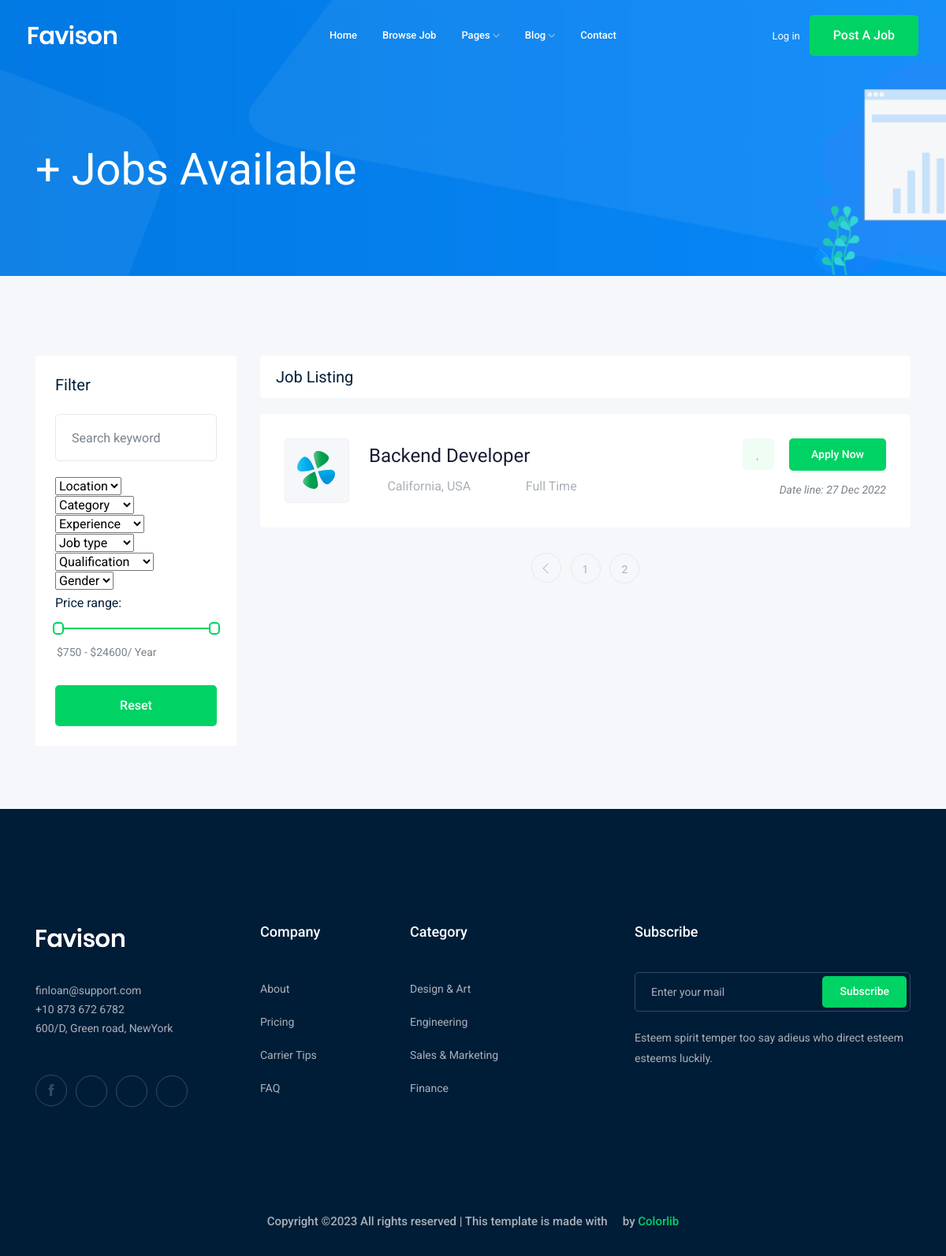
The page /jobs/?page=2 on the database as committed earlier.
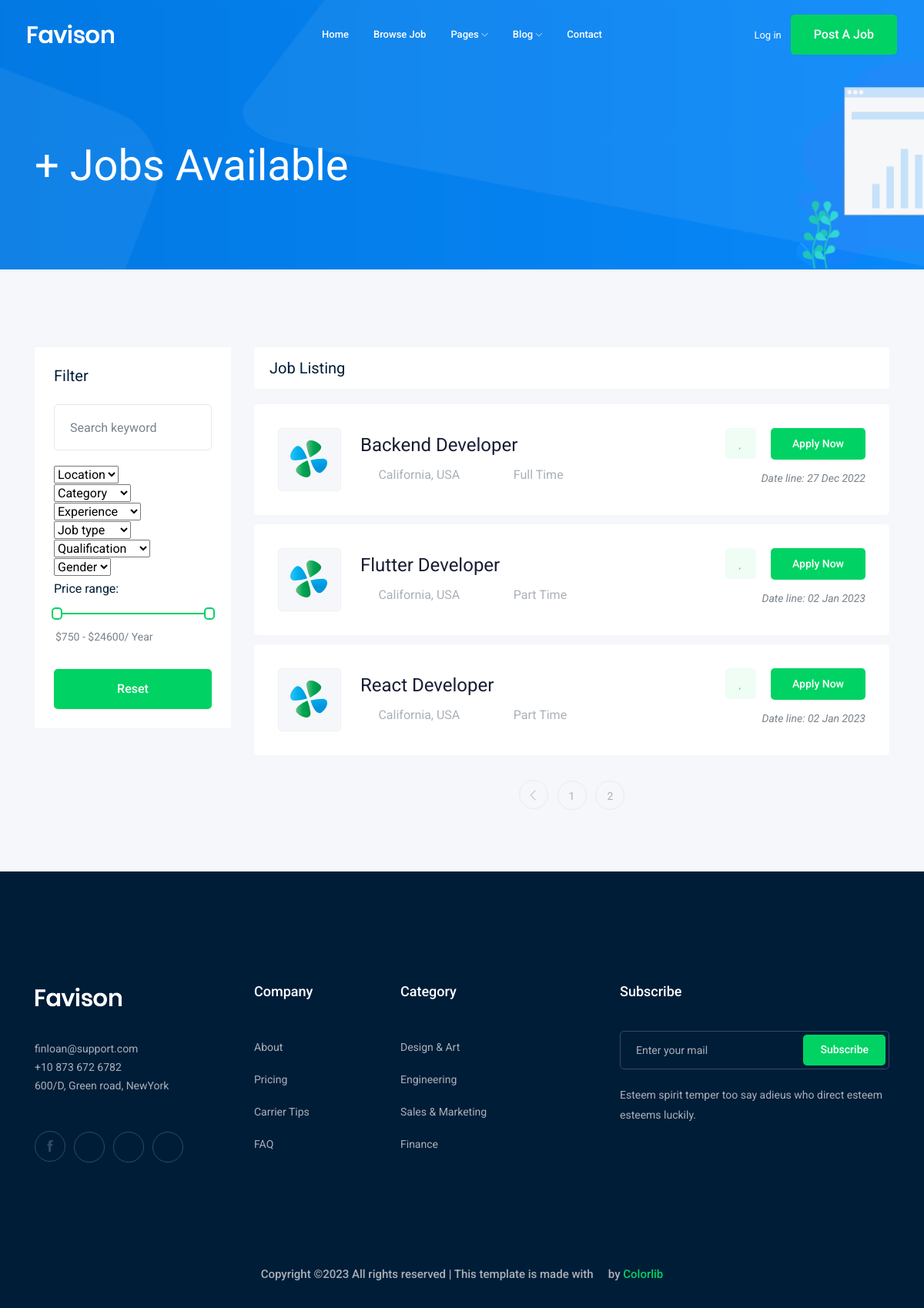
The same page on the database as committed later.
### job/models.py (models this page shows, shortened)
class Job(models.Model):
    title        = models.CharField(max_length=100)
    job_type     = models.CharField(max_length=15 , choices=JOB_TYPE)
    description  = models.TextField(max_length=1000)
    published_at = models.DateTimeField(auto_now=True)
    vacancy      = models.IntegerField(default=1)
    salary       = models.IntegerField(default=0)
    experience   = models.IntegerField(default=1)
    image = models.ImageField(upload_to= image_upload)
    slug = models.SlugField(blank=True, null=True) # https://www.jobboard.com/add-the-slug-field-inside-django-model/
    category     = models.ForeignKey('Category',on_delete=models.CASCADE, default=1) # one to many
    owner = models.ForeignKey(User, related_name='job_owner', on_delete=models.CASCADE)
    def __str__(self):
        return self.title

### job/views.py (the view)
# urls.py: path('', views.job_list, name='job_list'), # path('path_name/', include('app_name.urls'))
def job_list(request):
    job_list = Job.objects.all()
    paginator = Paginator(job_list, 3) # Show 3 contacts per page.
    page_number = request.GET.get('page')
    page_obj = paginator.get_page(page_number)
    context = {'jobs': page_obj} # template name
    return render(request, 'job/job_list.html', context)

### job/templates/job/job_list.html (shortened to what this page needs)
{% extends 'base.html' %}
{% block body %}
<div class="bradcam_area bradcam_bg_1">
    <div class="container">
        <div class="row">
            <div class="col-xl-12">
                <div class="bradcam_text">
                    <h3>{{jobs.count}}+ Jobs Available</h3>
                </div>
            </div>
        </div>
    </div>
</div>
<div class="job_listing_area plus_padding">
    <div class="container">
        <div class="row">
            <div class="col-lg-3">
                <div class="job_filter white-bg">
                    <div class="form_inner white-bg">
                        <h3>Filter</h3>
                        <form action="#">
                            <div class="row">
                                <div class="col-lg-12">
                                    <div class="single_field">
                                        <input type="text" placeholder="Search keyword">
                                    </div>
                                </div>
                                <div class="col-lg-12">
                                    <div class="single_field">
                                        <select class="wide">
                                            <option data-display="Location">Location</option>
                                        </select>
                                    </div>
                                </div>
                                <div class="col-lg-12">
                                    <div class="single_field">
                                        <select class="wide">
                                            <option data-display="Category">Category</option>
                                        </select>
                                    </div>
                                </div>
                                <div class="col-lg-12">
                                    <div class="single_field">
                                        <select class="wide">
                                            <option data-display="Experience">Experience</option>
                                        </select>
                                    </div>
                                </div>
                                <div class="col-lg-12">
                                    <div class="single_field">
                                        <select class="wide">
                                            <option data-display="Job type">Job type</option>
                                        </select>
                                    </div>
                                </div>
                                <div class="col-lg-12">
                                    <div class="single_field">
                                        <select class="wide">
                                            <option data-display="Qualification">Qualification</option>
                                        </select>
                                    </div>
                                </div>
                                <div class="col-lg-12">
                                    <div class="single_field">
                                        <select class="wide">
                                            <option data-display="Gender">Gender</option>
                                        </select>
                                    </div>
                                </div>
                            </div>
                        </form>
                    </div>
                    <div class="range_wrap">
                        <label for="amount">Price range:</label>
                        <div id="slider-range"></div>
                        <p>
                            <input type="text" id="amount" readonly
                                style="border:0; color:#7A838B; font-size: 14px; font-weight:400;">
                        </p>
                    </div>
                    <div class="reset_btn">
                        <button class="boxed-btn3 w-100" type="submit">Reset</button>
                    </div>
                </div>
            </div>
            <div class="col-lg-9">
                <div class="recent_joblist_wrap">
                    <div class="recent_joblist white-bg ">
                        <div class="row align-items-center">
                            <div class="col-md-6">
                                <h4>Job Listing</h4>
                            </div>
                            <div class="col-md-6">
                            </div>
                        </div>
                    </div>
                </div>
                <div class="job_lists m-0">
                    <div class="row">
                        {% for job in jobs %}
                        <div class="col-lg-12 col-md-12">
                            <div class="single_jobs white-bg d-flex justify-content-between">
                                <div class="jobs_left d-flex align-items-center">
                                    <div class="thumb">
                                        <img src="img/svg_icon/1.svg" alt="">
                                    </div>
                                    <div class="jobs_conetent">
                                        <a href="{% url 'jobs:job_detail' job.slug%}">
                                            <h4>{{job}}</h4>
                                        </a>
                                        <div class="links_locat d-flex align-items-center">
                                            <div class="location">
                                                <p> <i class="fa fa-map-marker"></i> California, USA</p>
                                            </div>
                                            <div class="location">
                                                <p> <i class="fa fa-clock-o"></i>{{job.job_type}}</p>
                                            </div>
                                        </div>
                                    </div>
                                </div>
                                <div class="jobs_right">
                                    <div class="apply_now">
                                        <a class="heart_mark" href="#"> <i class="fa fa-heart"></i> </a>
                                        <a href="{% url 'jobs:job_detail' job.slug%}" class="boxed-btn3">Apply Now</a>
                                    </div>
                                    <div class="date">
                                        <p>Date line: {{job.published_at|date:'d M Y'}}</p>
                                    </div>
                                </div>
                            </div>
                        </div>
                        {% endfor %}
                    </div>
                    <div class="row">
                        <div class="col-lg-12">
                            {% if jobs.has_other_pages %}
                            <div class="pagination_wrap">
                                <ul>
                                    {% if jobs.has_previous %}
                                    <li><a href="?page={{jobs.previous_page_number}}"> <i class="ti-angle-left"></i> </a></li>
                                    {% endif %}
                                    {% for i in jobs.paginator.page_range %}
                                    <li><a href="?page={{i}}"><span>{{i}}</span></a></li>
                                    {% endfor %}
                                </ul>
                            </div>
                            {% endif %}
                        </div>
                    </div>
                </div>
            </div>
        </div>
    </div>
</div>
{% endblock body %}

Rows that differ between the two databases and show on the page:
added Job: title "Flutter Developer", job_type "Part Time", published_at "02 Jan 2023"
added Job: title "React Developer", job_type "Part Time", published_at "02 Jan 2023"
